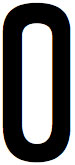
#> input picture DATA/characters/0.jpg, 75 x 165 px, given in place of the camera
$ python main_script.py   (older library calls are emulated)
#> lines starting #> are read from the running program, lines starting #| are printed output that depends on the picture; after the words box and inside, x2 and y2 are one past the last pixel; in counts of white or black regions, pixels touching at a corner belong together
# USAGE
# python main_script.py --video *.mp4
# python main_script.py

# import the necessary packages
from collections import deque
import numpy as np
import argparse
import imutils
import cv2
import Image
import pytesseract

DEBUG = 1
# construct the argument parse and parse the arguments
ap = argparse.ArgumentParser()
ap.add_argument("-v", "--video",
	help="path to the (optional) video file")
ap.add_argument("-b", "--buffer", type=int, default=64,
	help="max buffer size")
args = vars(ap.parse_args())

# if a video path was not supplied, grab the reference
# to the webcam
if not args.get("video", False):
	camera = cv2.VideoCapture(0)

# otherwise, grab a reference to the video file
else:
	camera = cv2.VideoCapture(args["video"])


# TVs use this formula to determine
# pixel intensity = 0.30R + 0.59G + 0.11B
def ii(xx, yy):
	global img, img_y, img_x
	if yy >= img_y or xx >= img_x:
		# print "pixel out of bounds ("+str(y)+","+str(x)+")"
		return 0
	pixel = img[yy][xx]
	return 0.30 * pixel[2] + 0.59 * pixel[1] + 0.11 * pixel[0]


# A quick test to check whether the contour is
# a connected shape
def connected(contour):
	first = contour[0][0]
	last = contour[len(contour) - 1][0]
	return abs(first[0] - last[0]) <= 1 and abs(first[1] - last[1]) <= 1


# Helper function to return a given contour
def c(index):
	global contours
	return contours[index]


# Count the number of real children
def count_children(index, h_, contour):
	# No children
	if h_[index][2] < 0:
		return 0
	else:
		# If the first child is a contour we care about
		# then count it, otherwise don't
		if keep(c(h_[index][2])):
			count = 1
		else:
			count = 0

		# Also count all of the child's siblings and their children
		count += count_siblings(h_[index][2], h_, contour, True)
		return count


# Quick check to test if the contour is a child
def is_child(index, h_):
	return get_parent(index, h_) > 0


# Get the first parent of the contour that we care about
def get_parent(index, h_):
	parent = h_[index][3]
	while not keep(c(parent)) and parent > 0:
		parent = h_[parent][3]

	return parent


# Count the number of relevant siblings of a contour
def count_siblings(index, h_, contour, inc_children=False):
	# Include the children if necessary
	if inc_children:
		count = count_children(index, h_, contour)
	else:
		count = 0

	# Look ahead
	p_ = h_[index][0]
	while p_ > 0:
		if keep(c(p_)):
			count += 1
		if inc_children:
			count += count_children(p_, h_, contour)
		p_ = h_[p_][0]

	# Look behind
	n = h_[index][1]
	while n > 0:
		if keep(c(n)):
			count += 1
		if inc_children:
			count += count_children(n, h_, contour)
		n = h_[n][1]
	return count


# Whether we care about this contour
def keep(contour):
	return keep_box(contour) and connected(contour)


# Whether we should keep the containing box of this
# contour based on it's shape
def keep_box(contour):
	xx, yy, w_, h_ = cv2.boundingRect(contour)

	# width and height need to be floats
	w_ *= 1.0
	h_ *= 1.0

	# Test it's shape - if it's too oblong or tall it's
	# probably not a real character
	if w_ / h_ < 0.1 or w_ / h_ > 10:
		if DEBUG:
			print
			"\t Rejected because of shape: (" + str(xx) + "," + str(yy) + "," + str(w_) + "," + str(h_) + ")" + \
			str(w_ / h_)
		return False

	# check size of the box
	if ((w_ * h_) > ((img_x * img_y) / 5)) or ((w_ * h_) < 15):
		if DEBUG:
			print
			"\t Rejected because of size"
		return False

	return True


def include_box(index, h_, contour):
	if DEBUG:
		print
		str(index) + ":"
		if is_child(index, h_):
			print
			"\tIs a child"
			print
			"\tparent " + str(get_parent(index, h_)) + " has " + str(
				count_children(get_parent(index, h_), h_, contour)) + " children"
			print
			"\thas " + str(count_children(index, h_, contour)) + " children"

	if is_child(index, h_) and count_children(get_parent(index, h_), h_, contour) <= 2:
		if DEBUG:
			print
			"\t skipping: is an interior to a letter"
		return False

	if count_children(index, h_, contour) > 2:
		if DEBUG:
			print
			"\t skipping, is a container of letters"
		return False

	if DEBUG:
		print
		"\t keeping"
	return True


# keep looping
while True:
	# grab the current frame
	(grabbed, frame) = camera.read()
#> frame is the input picture: shape (165, 75, 3); mean B, G, R 120.4, 120.5, 120.7

	# if we are viewing a video and we did not grab a frame,
	# then we have reached the end of the video
	if args.get("video") and not grabbed:
		break

	cv2.imshow("Frame", frame)
	key = cv2.waitKey(1) & 0xFF
#> (key q is pressed here)
	# Add a border to the image for processing sake
	img = cv2.copyMakeBorder(frame, 50, 50, 50, 50, cv2.BORDER_CONSTANT)
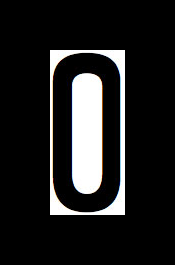
#> img: shape (265, 175, 3); mean B, G, R 32.1, 32.2, 32.2

	# Calculate the width and height of the image
	img_y = len(img)
#> img_y = 265
	img_x = len(img[0])
#> img_x = 175

	if DEBUG:
		print
		"Image is " + str(len(img)) + "x" + str(len(img[0]))

	# Split out each channel
	blue, green, red = cv2.split(img)

	# Run canny edge detection on each channel
	blue_edges = cv2.Canny(blue, 200, 250)
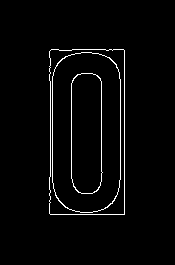
#> blue_edges: shape (265, 175); 2.6% white in thin lines or dots, all inside (x1, y1, x2, y2) = (49, 49, 125, 215)
	green_edges = cv2.Canny(green, 200, 250)
	red_edges = cv2.Canny(red, 200, 250)
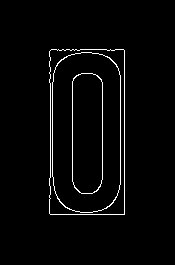
#> red_edges: shape (265, 175); 2.6% white in thin lines or dots, all inside (x1, y1, x2, y2) = (49, 49, 125, 215)

	# Join edges back into image
	edges = blue_edges | green_edges | red_edges
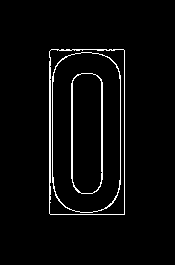
#> edges: shape (265, 175); 3.5% white in thin lines or dots, all inside (x1, y1, x2, y2) = (49, 49, 125, 215)

	# Find the contours

	im2,contours, hierarchy = cv2.findContours(edges.copy(), cv2.RETR_TREE, cv2.CHAIN_APPROX_NONE)
#> contours = 6 contours; box (x1, y1, x2, y2) and area: (49, 49, 125, 215) 12360, (49, 49, 125, 215) 12198, (52, 52, 121, 213) 10118, (52, 52, 121, 213) 10030, (71, 73, 103, 194) 3565, (72, 73, 103, 194) 3340

	hierarchy = hierarchy[0]

	if DEBUG:
		processed = edges.copy()
		rejected = edges.copy()

	# These are the boxes that we are determining
	keepers = []

	# For each contour, find the bounding rectangle and decide
	# if it's one we care about
	for index_, contour_ in enumerate(contours):
		if DEBUG:
			print
			"Processing #%d" % index_

		x, y, w, h = cv2.boundingRect(contour_)

		# Check the contour and it's bounding box
		if keep(contour_) and include_box(index_, hierarchy, contour_):
			# It's a winner!
			keepers.append([contour_, [x, y, w, h]])
			if DEBUG:
				cv2.rectangle(processed, (x, y), (x + w, y + h), (100, 100, 100), 1)
				cv2.putText(processed, str(index_), (x, y - 5), cv2.FONT_HERSHEY_PLAIN, 1, (255, 255, 255))
		else:
			if DEBUG:
				cv2.rectangle(rejected, (x, y), (x + w, y + h), (100, 100, 100), 1)
				cv2.putText(rejected, str(index_), (x, y - 5), cv2.FONT_HERSHEY_PLAIN, 1, (255, 255, 255))
#> this loop made 6 passes
#> (x, y, w, h) on passes 1 to 4: (49, 49, 76, 166), (49, 49, 76, 166), (52, 52, 69, 161), (52, 52, 69, 161)
#> (x, y, w, h) on passes 5 to 6: (71, 73, 32, 121), (72, 73, 31, 121)
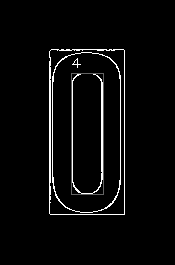
#> processed: shape (265, 175); 0.71% of pixels changed, all inside (x1, y1, x2, y2) = (71, 58, 104, 195)
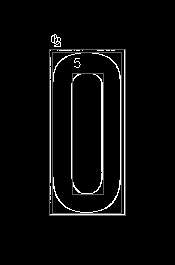
#> rejected: shape (265, 175); 2.87% of pixels changed, all inside (x1, y1, x2, y2) = (49, 34, 126, 216)
#> after the loop, keepers = 1 item

	# Make a white copy of our image
	new_image = edges.copy()
	new_image.fill(255)
#> new_image: shape (265, 175); every value is 255
	boxes = []

	# For each box, find the foreground and background intensities
	for index_, (contour_, box) in enumerate(keepers):

		# Find the average intensity of the edge pixels to
		# determine the foreground intensity
		fg_int = 0.0
		for p in contour_:
			fg_int += ii(p[0][0], p[0][1])

		fg_int /= len(contour_)
		if DEBUG:
			print
			"FG Intensity for #%d = %d" % (index_, fg_int)

		# Find the intensity of three pixels going around the
		# outside of each corner of the bounding box to determine
		# the background intensity
		x_, y_, width, height = box
		bg_int = \
			[
				# bottom left corner 3 pixels
				ii(x_ - 1, y_ - 1),
				ii(x_ - 1, y_),
				ii(x_, y_ - 1),

				# bottom right corner 3 pixels
				ii(x_ + width + 1, y_ - 1),
				ii(x_ + width, y_ - 1),
				ii(x_ + width + 1, y_),

				# top left corner 3 pixels
				ii(x_ - 1, y_ + height + 1),
				ii(x_ - 1, y_ + height),
				ii(x_, y_ + height + 1),

				# top right corner 3 pixels
				ii(x_ + width + 1, y_ + height + 1),
				ii(x_ + width, y_ + height + 1),
				ii(x_ + width + 1, y_ + height)
			]

		# Find the median of the background
		# pixels determined above
		bg_int = np.median(bg_int)

		if DEBUG:
			print
			"BG Intensity for #%d = %s" % (index_, repr(bg_int))

		# Determine if the box should be inverted
		if fg_int >= bg_int:
			fg = 255
			bg = 0
		else:
			fg = 0
			bg = 255

		# Loop through every pixel in the box and color the
		# pixel accordingly
		for x in range(x_, x_ + width):
			for y in range(y_, y_ + height):
				if y >= img_y or x >= img_x:
					if DEBUG:
						print
						"pixel out of bounds (%d,%d)" % (y, x)
					continue
				if ii(x, y) > fg_int:
					new_image[y][x] = bg
				else:
					new_image[y][x] = fg
#> this loop made 1 pass
#> (index_, fg_int, x_, y_, width, height, bg_int) on pass 1: (0, 65.48, 71, 73, 32, 121, 0)
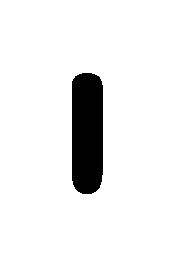
#> new_image: shape (265, 175); 92.3% white; 1 black region, box (x1, y1, x2, y2) and area: (72, 73, 103, 194) 3565

	# blur a bit to improve ocr accuracy
	new_image = cv2.blur(new_image, (2, 2))
	#cv2.imwrite(output_file, new_image)
	print(pytesseract.image_to_string(new_image))
#> (this line was passed over: pytesseract is not available in this run)

	#if DEBUG:
	cv2.imshow("edges.png", edges)
	cv2.imshow("processed.png", processed)
	cv2.imshow("rejected.png", rejected)

	# if the 'q' key is pressed, stop the loop
	if key == ord("q"):
		break
# cleanup the camera and close any open windows
camera.release()
cv2.destroyAllWindows()

$ run again, on DATA/characters/2.jpg
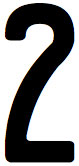
#> input picture DATA/characters/2.jpg, 79 x 166 px, given in place of the camera
#> frame is the input picture: shape (166, 79, 3); mean B, G, R 144, 144, 144.1
#> `img = cv2.copyMakeBorder(frame, 50, 50, 50, 50, cv2.BORDER_CONSTANT)`:
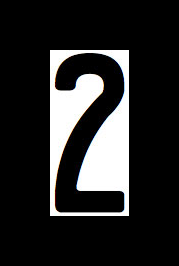
#> img: shape (266, 179, 3); mean B, G, R 39.7, 39.7, 39.7
#> img_y = 266
#> img_x = 179
#> blue_edges: shape (266, 179); 2.3% white in thin lines or dots, all inside (x1, y1, x2, y2) = (49, 49, 130, 217)
#> contours = 4 contours; box (x1, y1, x2, y2) and area: (49, 49, 130, 217) 13207, (49, 49, 130, 217) 13040, (54, 53, 125, 213) 5850, (55, 53, 125, 213) 5600
#> the loop `for index_, contour_ in enumerate(contours):` made 4 passes
#> (x, y, w, h) on passes 1 to 4: (49, 49, 81, 168), (49, 49, 81, 168), (54, 53, 71, 160), (55, 53, 70, 160)
#> after the loop `for index_, contour_ in enumerate(contours):`:
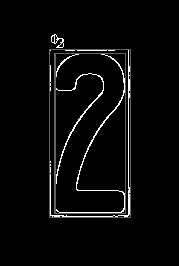
#> rejected: shape (266, 179); min 0, max 255, mean 8.6
#> after the loop `for index_, contour_ in enumerate(contours):`: keepers = []
#> new_image: shape (266, 179); every value is 255

$ run again, on DATA/characters/3.jpg
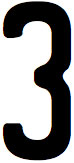
#> input picture DATA/characters/3.jpg, 74 x 163 px, given in place of the camera
#> frame is the input picture: shape (163, 74, 3); mean B, G, R 140.4, 140.2, 140.4
#> `img = cv2.copyMakeBorder(frame, 50, 50, 50, 50, cv2.BORDER_CONSTANT)`:
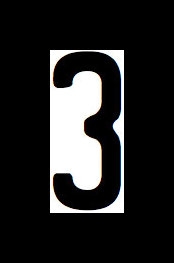
#> img: shape (263, 174, 3); mean B, G, R 37, 37, 37
#> img_y = 263
#> img_x = 174
#> blue_edges: shape (263, 174); 2.4% white in thin lines or dots, all inside (x1, y1, x2, y2) = (49, 49, 124, 213)
#> contours = 4 contours; box (x1, y1, x2, y2) and area: (49, 49, 124, 213) 12045, (49, 49, 124, 213) 11960, (52, 51, 122, 211) 5582, (53, 51, 121, 211) 5326
#> the loop `for index_, contour_ in enumerate(contours):` made 4 passes
#> (x, y, w, h) on passes 1 to 4: (49, 49, 75, 164), (49, 49, 75, 164), (52, 51, 70, 160), (53, 51, 68, 160)
#> after the loop `for index_, contour_ in enumerate(contours):`:
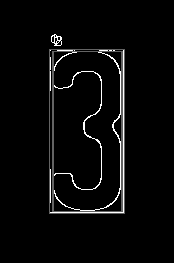
#> rejected: shape (263, 174); min 0, max 255, mean 8.5
#> after the loop `for index_, contour_ in enumerate(contours):`: keepers = []
#> new_image: shape (263, 174); every value is 255

$ run again, on DATA/characters/4.jpg
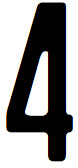
#> input picture DATA/characters/4.jpg, 78 x 168 px, given in place of the camera
#> frame is the input picture: shape (168, 78, 3); mean B, G, R 145.7, 145.3, 145.8
#> img_y = 268
#> img_x = 178
#> blue_edges: shape (268, 178); 2.2% white in thin lines or dots, all inside (x1, y1, x2, y2) = (49, 49, 129, 219)
#> contours = 6 contours; box (x1, y1, x2, y2) and area: (49, 49, 129, 219) 13118, (49, 49, 128, 219) 13054, (55, 52, 124, 212) 6723, (56, 52, 123, 212) 6480, (74, 101, 99, 166) 1009, (75, 101, 98, 166) 914
#> the loop `for index_, contour_ in enumerate(contours):` made 6 passes
#> (x, y, w, h) on passes 1 to 4: (49, 49, 80, 170), (49, 49, 79, 170), (55, 52, 69, 160), (56, 52, 67, 160)
#> after the loop `for index_, contour_ in enumerate(contours):`: keepers = 1 item
#> the loop `for index_, (contour_, box) in enumerate(keepers):` made 1 pass
#> (index_, fg_int, x_, y_, width, height, bg_int) on pass 1: (0, 68.88, 74, 101, 25, 65, 0.15)
#> after the loop `for index_, (contour_, box) in enumerate(keepers):`:
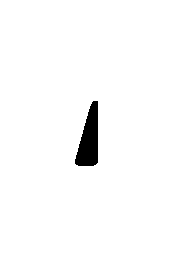
#> new_image: shape (268, 178); 97.9% white; 1 black region, box (x1, y1, x2, y2) and area: (75, 101, 98, 166) 985
